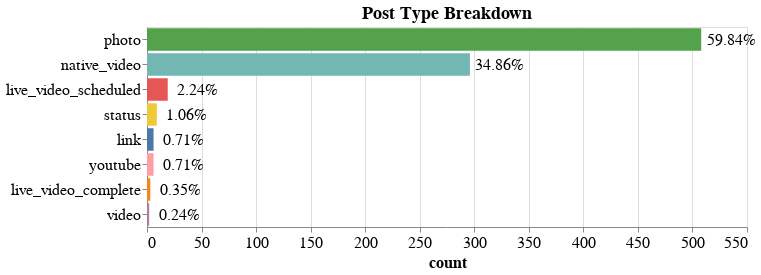

Notebook code cell kept with this figure:
### Code cell
bars = alt.Chart(post_type_counts, title="Post Type Breakdown").mark_bar().encode(
    x = alt.X("count:Q"),
    y = alt.Y(
        "post_type:N",
        axis = alt.Axis(
            title = None),
        sort="-x"
    ),
    color = alt.Color(
        "post_type:N",
        legend=None
    ),
    tooltip = [
        alt.Tooltip("post_type:N", title = "Post Type"),
        alt.Tooltip("count:Q", title = "# of Posts"),
        alt.Tooltip("percentage:Q", title = "% of Posts", format=".2f"),
    ]
).properties(width=600,height=200)

text = alt.Chart(post_type_counts).mark_text(dx=30, fontSize=16).encode(
    x = alt.X("count:Q"),
    y = alt.Y(
        "post_type:N",
        axis = alt.Axis(
            title = None),
        sort="-x"
    ),
    text = alt.Text(
        "proportion:N",
        format = ".2%"
    )
).properties(width=600)


alt.layer(bars,text).configure_axis(
    labelFontSize=16,
    titleFontSize=16
).configure_title(fontSize=18)

### Figure 1 — Vega-Lite specification as saved in the notebook (floating-point values rounded to 4 significant figures)
{"config": {"view": {"continuousWidth": 400, "continuousHeight": 300}, "axis": {"labelFontSize": 16, "titleFontSize": 16}, "title": {"fontSize": 18}}, "layer": [{"mark": "bar", "encoding": {"color": {"type": "nominal", "field": "post_type", "legend": null}, "tooltip": [{"type": "nominal", "field": "post_type", "title": "Post Type"}, {"type": "quantitative", "field": "count", "title": "# of Posts"}, {"type": "quantitative", "field": "percentage", "format": ".2f", "title": "% of Posts"}], "x": {"type": "quantitative", "field": "count"}, "y": {"type": "nominal", "axis": {"title": null}, "field": "post_type", "sort": "-x"}}, "height": 200, "title": "Post Type Breakdown", "width": 600}, {"mark": {"type": "text", "dx": 30, "fontSize": 16}, "encoding": {"text": {"type": "nominal", "field": "proportion", "format": ".2%"}, "x": {"type": "quantitative", "field": "count"}, "y": {"type": "nominal", "axis": {"title": null}, "field": "post_type", "sort": "-x"}}, "width": 600}], "data": {"name": "data-93e82e5efb03ddec89f58e4ed07a18ad"}, "$schema": "https://vega.github.io/schema/vega-lite/v4.8.1.json", "datasets": {"data-93e82e5efb03ddec89f58e4ed07a18ad": [{"post_type": "photo", "count": 508, "percentage": 59.84, "proportion": 0.5984}, {"post_type": "native_video", "count": 296, "percentage": 34.86, "proportion": 0.3486}, {"post_type": "live_video_scheduled", "count": 19, "percentage": 2.238, "proportion": 0.02238}, {"post_type": "status", "count": 9, "percentage": 1.06, "proportion": 0.0106}, {"post_type": "link", "count": 6, "percentage": 0.7067, "proportion": 0.007067}, {"post_type": "youtube", "count": 6, "percentage": 0.7067, "proportion": 0.007067}, {"post_type": "live_video_complete", "count": 3, "percentage": 0.3534, "proportion": 0.003534}, {"post_type": "video", "count": 2, "percentage": 0.2356, "proportion": 0.002356}]}}
